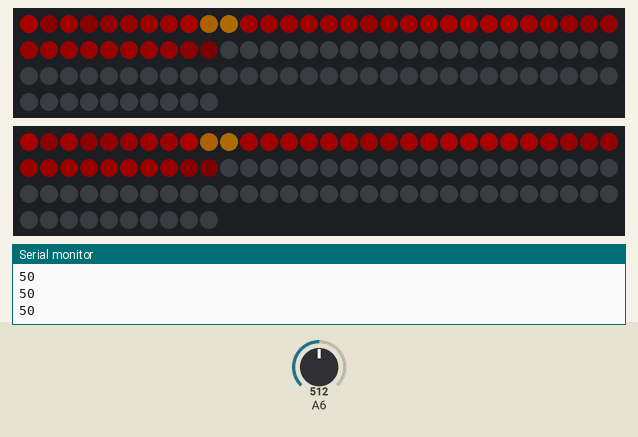
Simulated run of this sketch. Board: Arduino Nano, built with avr-gcc and run on an emulated ATmega328P. On the bench: 2 × 100 RGB LEDs in strip order, left to right, continuing on the next row, the last lines printed to the serial monitor. Inputs (shaded band) come from the test bench; at power-on: A6 = 512. Dim RGB values are drawn brighter than linear; random numbers use the default seed unless the sketch sets one.

Above: at 3.2 s.
3.3 s: A6 set to 122
At 3.71 s:
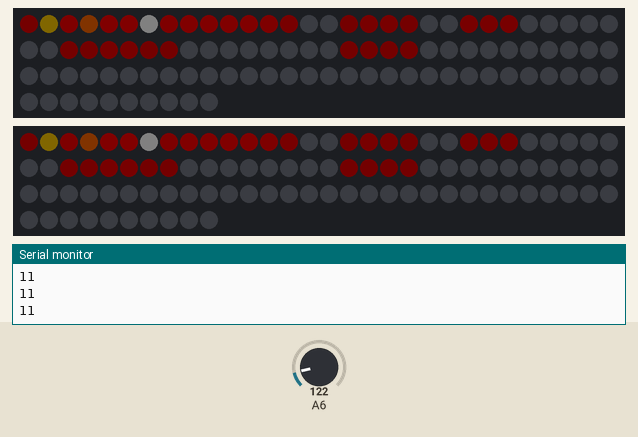
6.3 s: A6 set to 306
At 6.78 s:
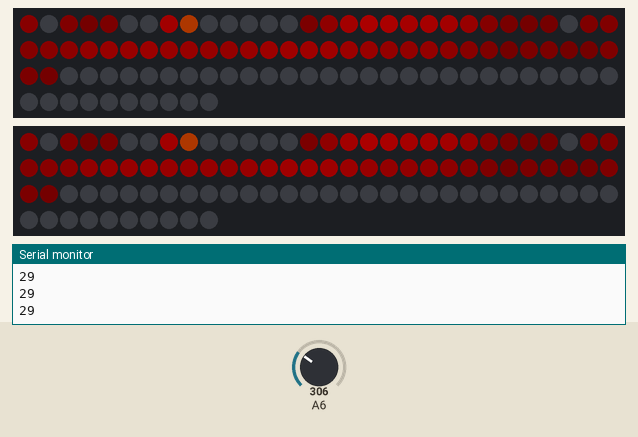
9.3 s: A6 set to 65
At 11.08 s:
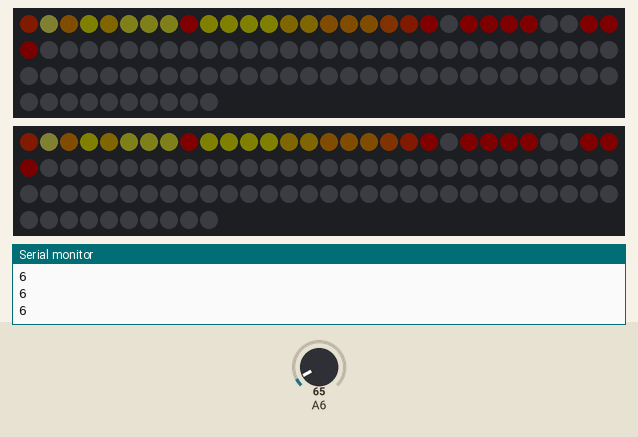
Timing chart, 0 to 12.6 s (numbered marks = the images above; inputs shaded):
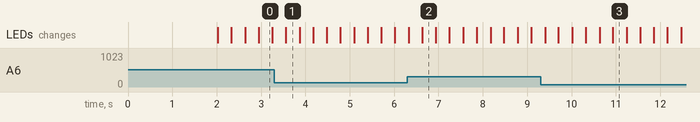

The sketch:

Light_-_Fire_Brightness.ino
```cpp
/* StitchKit.io Light Sensor Example - Fire Effect Brightening and Dimming based on Light Sensor
 * -----------------------
 * This software uses the light sensor to adjust the brightness of the fire animation
 *
 *
 * We are using the rainbow animation, but it can be switched to any other FastLED animation from
 * FastLED, Tweaking4All or the samples we have on our github. Try them out! :-)
 *
 *  We have enabled the effects on both Pin 5 and 6 outputs on the StitchKit board.
 *
 *  Scroll down and look for the "CHANGE CODE HERE" text to adjust brightness values to your environment
 *
 * Requires:
 * ---------
 *  MakeFashion controller board
 *  SeeedStudio Light Sensor (http://wiki.seeedstudio.com/Grove-Light_Sensor/)
 *  FastLED-compatible LEDs ( https://github.com/FastLED/FastLED/wiki/Overview#chipsets )
 *
 * Dependencies:
 * -------------
 *  FastLED ( Available via Arduino package manager )
 */


#include <Wire.h>
#include "FastLED.h"

FASTLED_USING_NAMESPACE

#if defined(FASTLED_VERSION) && (FASTLED_VERSION < 3001000)
#warning "Requires FastLED 3.1 or later; check github for latest code."
#endif


//StitchKit LED output 1
#define PIN_LEDARRAY1    5

//StitchKit LED output 2
#define PIN_LEDARRAY2    6

#define LED_TYPE           WS2812B
#define COLOR_ORDER        GRB

//Change the number of LEDs here according to how many you have
#define NUM_LEDS          100

CRGB leds[NUM_LEDS];
#define FRAMES_PER_SECOND  120


//Change the brightness of the LEDs here according to how many you have
int brightness = 10;

void setup()
{
  delay(2000); // 2 second delay for recovery

  // tell FastLED about the LED strip configuration
  FastLED.addLeds<LED_TYPE,PIN_LEDARRAY1,COLOR_ORDER>(leds, NUM_LEDS).setCorrection(TypicalLEDStrip);
  FastLED.addLeds<LED_TYPE,PIN_LEDARRAY2,COLOR_ORDER>(leds, NUM_LEDS).setCorrection(TypicalLEDStrip);

  // set master brightness control
  FastLED.setBrightness(10);

  Serial.begin(9600);
}


void loop()
{
  //Continuously run the fire animation
  //and remember...we didn't start the fire...
  Fire(55,120,15);

}


//This function reads the brightness from the sensor
int getLightBrightness()
{
  int value = analogRead(A6);
  value = map(value, 0, 1023, 0, 100);
  return value;
}

void showStrip() {
   FastLED.show();
}

void setPixel(int Pixel, byte red, byte green, byte blue) {
   leds[Pixel].r = red;
   leds[Pixel].g = green;
   leds[Pixel].b = blue;
}

void setAll(byte red, byte green, byte blue) {
  for(int i = 0; i < NUM_LEDS; i++ ) {
    setPixel(i, red, green, blue);
  }
  showStrip();
}

void Fire(int Cooling, int Sparking, int SpeedDelay) {
  static byte heat[NUM_LEDS];
  int cooldown;

  // Step 1.  Cool down every cell a little
  for( int i = 0; i < NUM_LEDS; i++) {
    cooldown = random(0, ((Cooling * 10) / NUM_LEDS) + 2);

    if(cooldown>heat[i]) {
      heat[i]=0;
    } else {
      heat[i]=heat[i]-cooldown;
    }
  }

  // Step 2.  Heat from each cell drifts 'up' and diffuses a little
  for( int k= NUM_LEDS - 1; k >= 2; k--) {
    heat[k] = (heat[k - 1] + heat[k - 2] + heat[k - 2]) / 3;
  }

  // Step 3.  Randomly ignite new 'sparks' near the bottom
  if( random(255) < Sparking ) {
    int y = random(7);
    heat[y] = heat[y] + random(160,255);
    //heat[y] = random(160,255);
  }

  // Step 4.  Convert heat to LED colors
  for( int j = 0; j < NUM_LEDS; j++) {
    setPixelHeatColor(j, heat[j] );
  }

  //-- CHANGE CODE HERE ---

  //This chunk of code is what you will typically paste into different LED pattern examples that
  //have some sort of change in color occurring
  //What is going on here is the sensor picks up the data, it is checked and then a value is adjusted
  //before showStrip() occurs, which shows the LED pattern

  //Get the brightness from the sensor
  int sensorBrightness = getLightBrightness();

  Serial.println(sensorBrightness);

  //The values below can be adjusted according to your own lighting conditions)

  //If there is a light shined on the sensor, set maximum brightness of the LEDs
  if (sensorBrightness > 75)
    FastLED.setBrightness(255);

  //If the sensor is covered, lowering the brightness of the LEDs to nearly 0
  else if (sensorBrightness < 20)
    FastLED.setBrightness(5);

  //Otherwise, set brightness of LEDs to 50 (basically a normal lighting condition)
  else
    FastLED.setBrightness(50);

    showStrip();
    delay(SpeedDelay);


  //-- CHANGE CODE HERE ---

}

void setPixelHeatColor (int Pixel, byte temperature) {
  // Scale 'heat' down from 0-255 to 0-191
  byte t192 = round((temperature/255.0)*191);

  // calculate ramp up from
  byte heatramp = t192 & 0x3F; // 0..63
  heatramp <<= 2; // scale up to 0..252

  // figure out which third of the spectrum we're in:
  if( t192 > 0x80) {                     // hottest
    setPixel(Pixel, 255, 255, heatramp);
  } else if( t192 > 0x40 ) {             // middle
    setPixel(Pixel, 255, heatramp, 0);
  } else {                               // coolest
    setPixel(Pixel, heatramp, 0, 0);
  }
}
```
